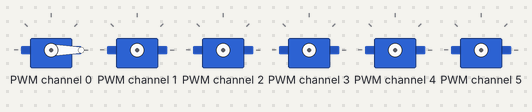
Recording of a program running on a simulated Raspberry Pi (BCM pin numbers). On the bench: 6 × servo. Servo angles are drawn from the pulse width (0.5 ms = 0°, 2.5 ms = 180°); library files of the repository ran but are not shown: PCA9685.py; what the program prints to the terminal is not drawn. At 6.8 s the program stops and its outputs stay as they are.

Above: at 0.2 s.
At 2.61 s:
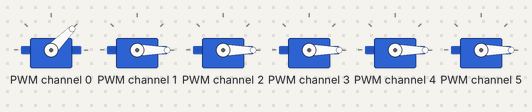
At 3.01 s:
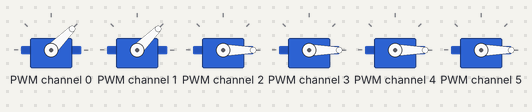
At 3.41 s:
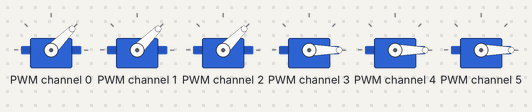
At 3.82 s:
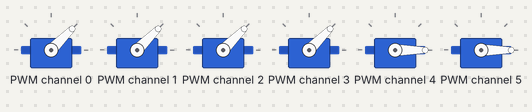
At 4.5 s:
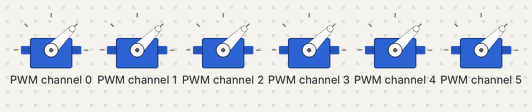
Timing chart, 0 to 6.0 s (numbered marks = the images above):
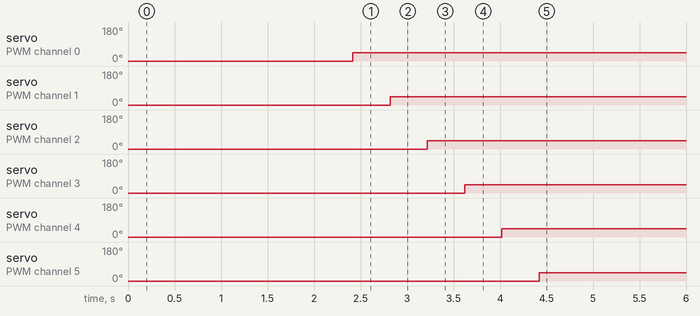

The program:

servo-hat.py
```python
from lib import PCA9685
import time


if __name__ == '__main__':
  pwm = PCA9685.PCA9685(0x40, debug=False)
  pwm.setPWMFreq(50)


  for i in range(6):
    pwm.setServoPulse(i, 500)
    time.sleep(0.4)

  for i in range(6):
    pwm.setServoPulse(i, 1000)
    time.sleep(0.4)

  print('Done')
  time.sleep(2)
```

Measured:
- by itself, servo on PWM channel 0: 0° → 45° at 2.4 s
- by itself, servo on PWM channel 1: 0° → 45° at 2.8 s
- by itself, servo on PWM channel 2: 0° → 45° at 3.2 s
- by itself, servo on PWM channel 3: 0° → 45° at 3.6 s
- by itself, servo on PWM channel 4: 0° → 45° at 4.0 s
- by itself, servo on PWM channel 5: 0° → 45° at 4.4 s
